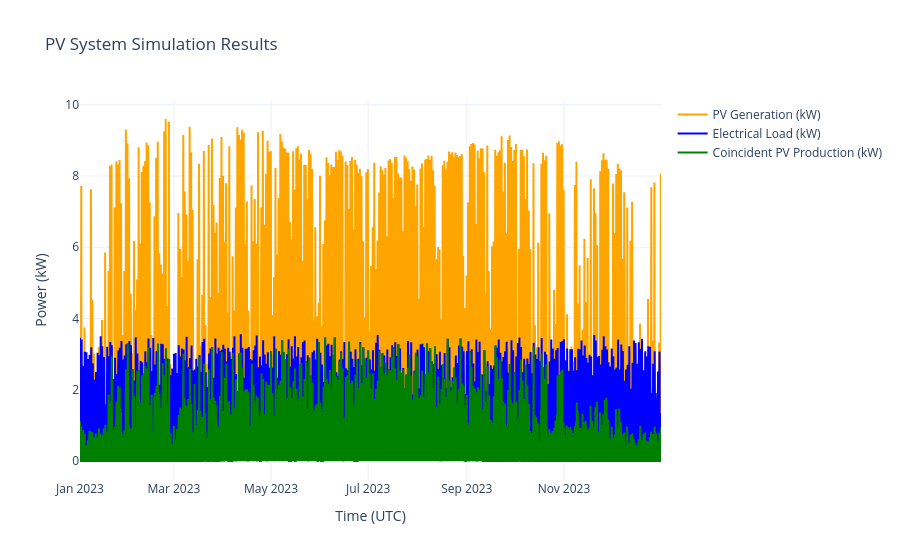

This figure's notebook cell:
### Markdown cell above
## Explore Simulated System Operation

### Code cell
fig = go.Figure()

# Add Solar Production Trace
fig.add_trace(go.Scatter(
    x=pv_ac_power_kw.index,
    y=pv_ac_power_kw,
    mode='lines',
    name='PV Generation (kW)',
    line=dict(color='orange')
))

# Add Total Electrical Load Trace
fig.add_trace(go.Scatter(
    x=df.index,
    y=df['Total_Electrical_Load_kW'],
    mode='lines',
    name='Electrical Load (kW)',
    line=dict(color='blue')
))

# Add Coincident PV Production Trace
fig.add_trace(go.Scatter(
    x=coincident_pv_production.index,
    y=coincident_pv_production,
    mode='lines',
    name='Coincident PV Production (kW)',
    line=dict(color='green')
))

# Update layout for better interactivity and labeling
fig.update_layout(
    title='PV System Simulation Results',
    xaxis_title='Time (UTC)',
    yaxis_title='Power (kW)',
    hovermode='x unified',
    template='plotly_white'
)

fig.show()

### Figure 1 — Plotly figure (JSON) as saved in the notebook; plotly's stock layout.template omitted (floating-point values rounded to 4 significant figures; data arrays with more than 128 entries replaced by an {"elided": "..."} marker saying what was removed)
{"data": [{"line": {"color": "orange"}, "mode": "lines", "name": "PV Generation (kW)", "type": "scatter", "x": {"elided": "8760 str values"}, "y": {"elided": "8760 float values"}}, {"line": {"color": "blue"}, "mode": "lines", "name": "Electrical Load (kW)", "type": "scatter", "x": {"elided": "8760 str values"}, "y": {"elided": "8760 float values"}}, {"line": {"color": "green"}, "mode": "lines", "name": "Coincident PV Production (kW)", "type": "scatter", "x": {"elided": "8760 str values"}, "y": {"elided": "8760 float values"}}], "layout": {"hovermode": "x unified", "title": {"text": "PV System Simulation Results"}, "xaxis": {"title": {"text": "Time (UTC)"}}, "yaxis": {"title": {"text": "Power (kW)"}}}}
